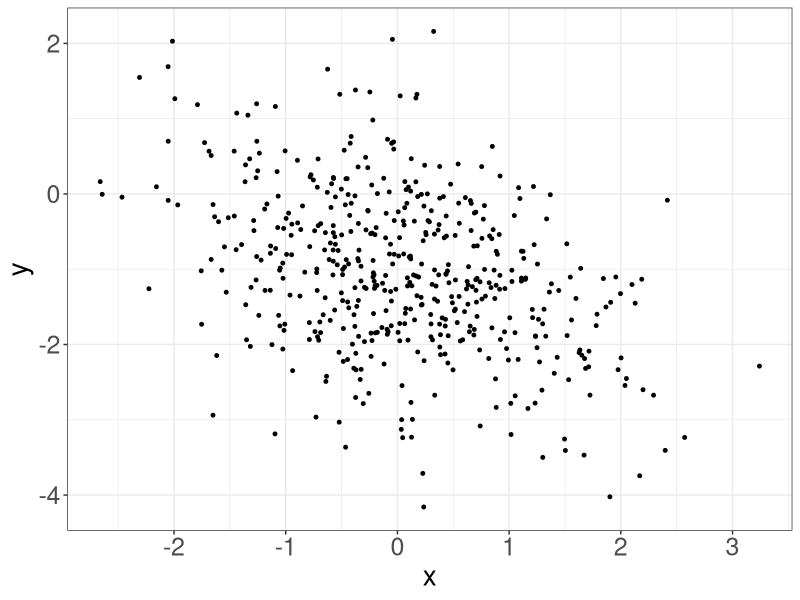
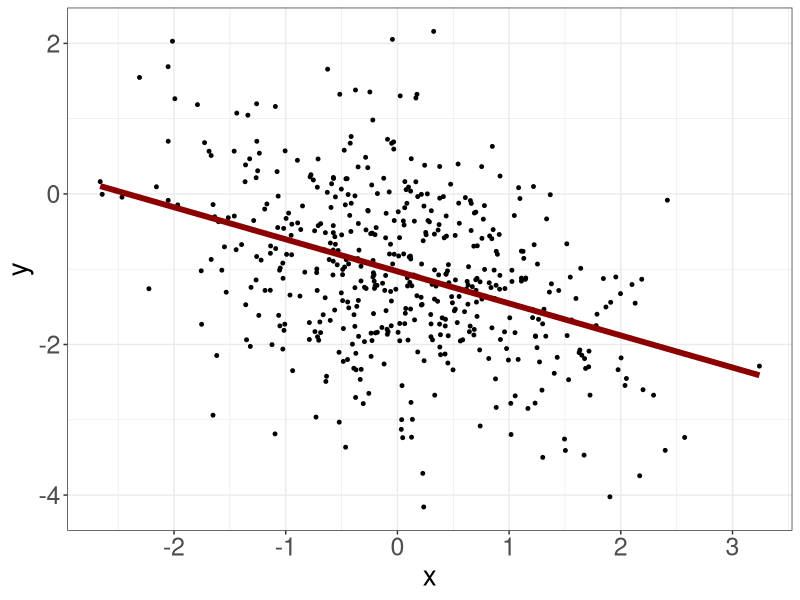
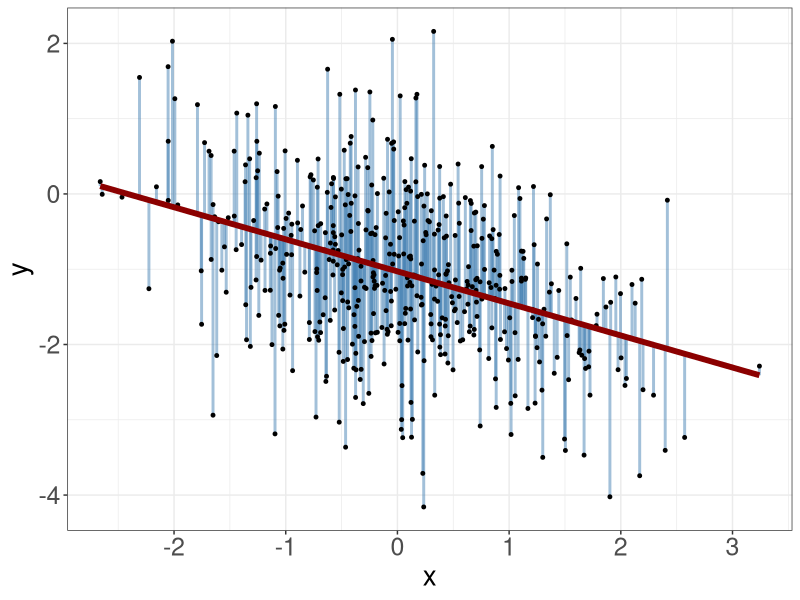
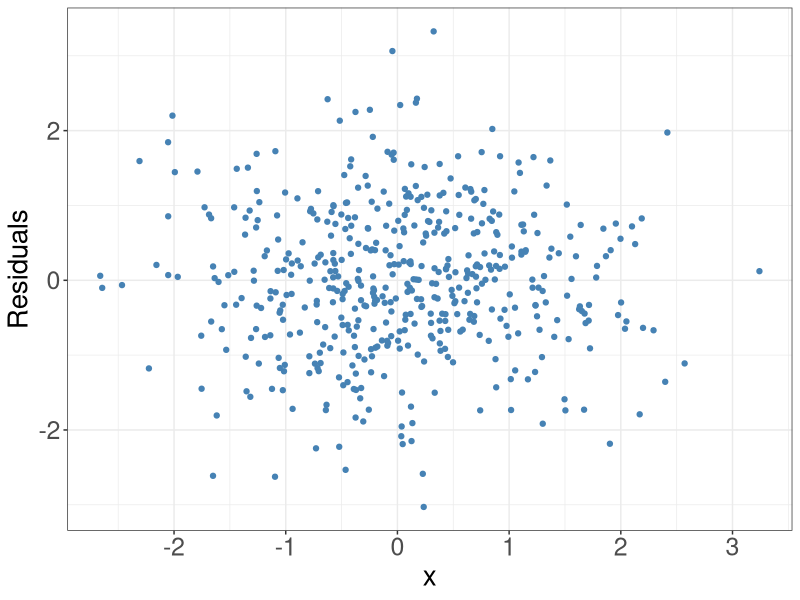
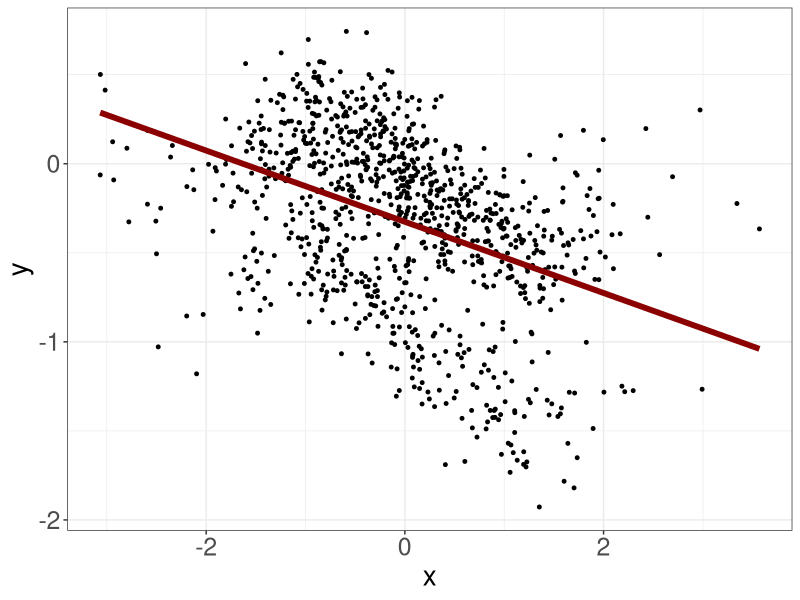
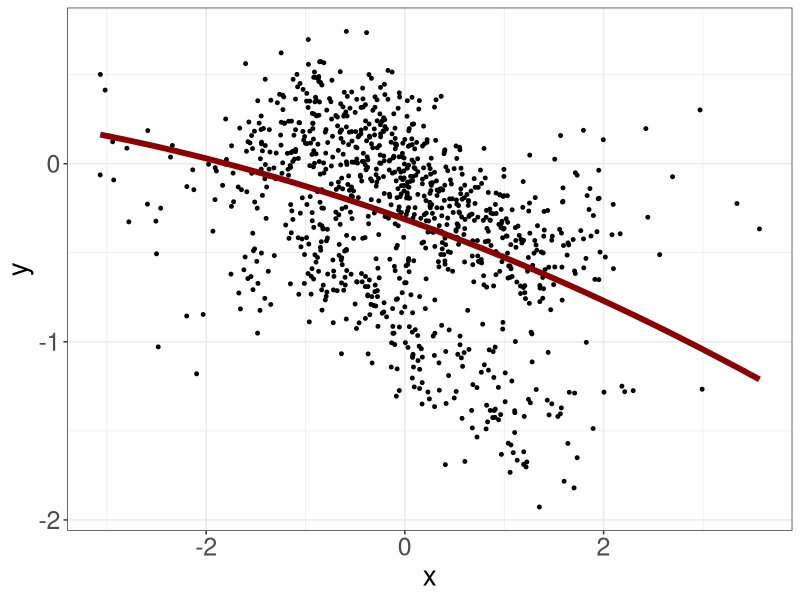
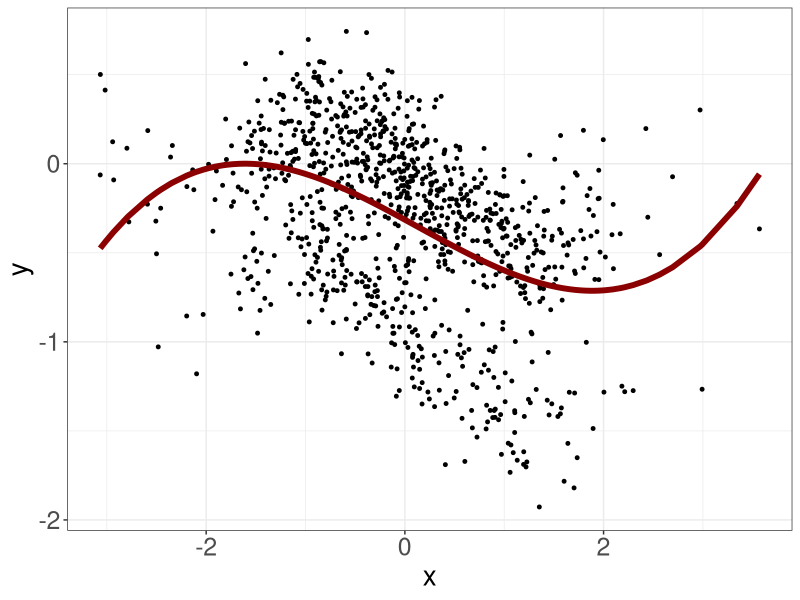
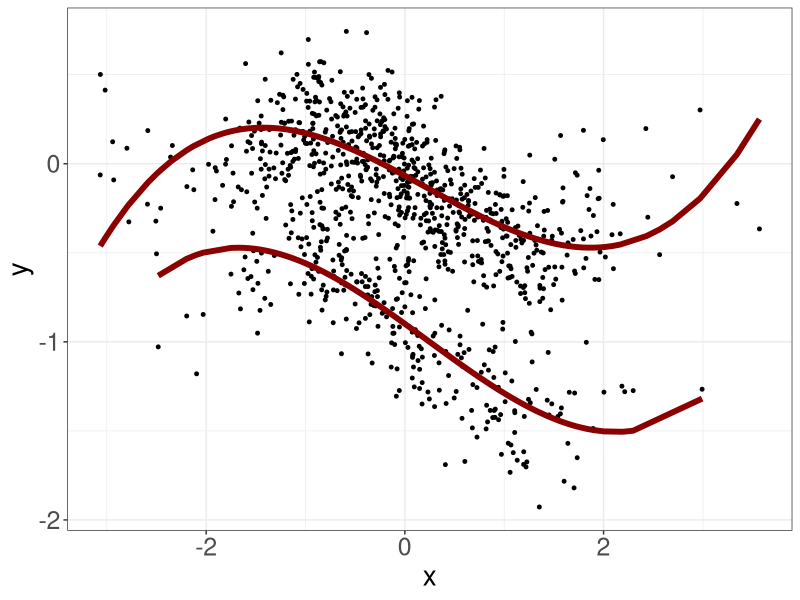

Write R code to recreate these figures, in order.
## ---- chunk 1
# Run for Interactive Slide Editing: 
# xaringan::inf_mr()
knitr::opts_chunk$set(echo = T,message=F,error=F,warning = F,cache=T)
require(tidyverse)
require(ggthemes)
## ---- chunk 2
# fake data
set.seed(123)
N = 500
P = 1
x <- rnorm(N)
X <- splines::bs(x,degree=P)
B <- runif(P,-5,5) 
y <- X%*%B + rnorm(N,mean = 0,1)
D = tibble(x,y = as.numeric(y))
D$pred = predict(lm(y~x,data=D))
D$resid = resid(lm(y~x,data=D))

ggplot(D,aes(x,y)) +
  # geom_segment(aes(xend=x,x=x,yend=y,y=pred),
  # color="steelblue",size=1,alpha=.5) +
  geom_point(size=1) +
  # geom_smooth(method="lm",se=F,color="darkred",size=2,alpha=.6) +
  theme_bw() +
  theme(legend.position = "none",
        axis.title = element_text(size=20),
        axis.text = element_text(size=18))
## ---- chunk 3
ggplot(D,aes(x,y)) +
  # geom_segment(aes(xend=x,x=x,yend=y,y=pred),
  # color="steelblue",size=1,alpha=.5) +
  geom_point(size=1) +
  geom_smooth(method="lm",se=F,color="darkred",size=2,alpha=.6) +
  theme_bw() +
  theme(legend.position = "none",
        axis.title = element_text(size=20),
        axis.text = element_text(size=18))
## ---- chunk 4
ggplot(D,aes(x,y)) +
  geom_segment(aes(xend=x,x=x,yend=y,y=pred),
  color="steelblue",size=1,alpha=.5) +
  geom_point(size=1) +
  geom_smooth(method="lm",se=F,color="darkred",size=2,alpha=.6) +
  theme_bw() +
  theme(legend.position = "none",
        axis.title = element_text(size=20),
        axis.text = element_text(size=18))
## ---- chunk 5
ggplot(D,aes(x,resid)) +
  geom_point(size=1.5,color="steelblue") +
  theme_bw() +
  labs(y = "Residuals") +
  theme(legend.position = "none",
        axis.title = element_text(size=20),
        axis.text = element_text(size=18))
## ---- chunk 6
# fake data
set.seed(1547)
N = 1000
P = 5
x <- rnorm(N)
z <- rbinom(N,1,.3) 
X <- splines::bs(x,degree=P)
B <- runif(P,-5,5) 
y <- X%*%B + -z + .8*z*X[,1] + rnorm(N,mean = 0,.2) 
D = tibble(x,z,y = as.numeric(y))
D$pred = predict(lm(y~x,data=D))
D$resid = resid(lm(y~x,data=D))

ggplot(D,aes(x,y)) +
  geom_point(size=1) +
  geom_smooth(method="lm",se=F,color="darkred",size=2,alpha=.6) +
  theme_bw() +
  theme(legend.position = "none",
        axis.title = element_text(size=20),
        axis.text = element_text(size=18))
## ---- chunk 7
D$pred = predict(lm(y~x+I(x^2),data=D))
ggplot(D,aes(x,y)) +
  geom_point(size=1) +
  geom_line(aes(x,pred),color="darkred",size=2) +
  theme_bw() +
  theme(legend.position = "none",
        axis.title = element_text(size=20),
        axis.text = element_text(size=18))
## ---- chunk 8
D$pred = predict(lm(y~x+I(x^2) + I(x^3),data=D))
ggplot(D,aes(x,y)) +
  geom_point(size=1) +
  geom_line(aes(x,pred),color="darkred",size=2) +
  theme_bw() +
  theme(legend.position = "none",
        axis.title = element_text(size=20),
        axis.text = element_text(size=18))
## ---- chunk 9
D$pred = predict(lm(y~x+I(x^2) + I(x^3) + z + x*z,data=D))
ggplot(D,aes(x,y)) +
  geom_point(size=1) +
  geom_line(aes(x,pred,group=factor(z)),color="darkred",size=2) +
  theme_bw() +
  theme(legend.position = "none",
        axis.title = element_text(size=20),
        axis.text = element_text(size=18))
## ---- chunk 10
D$pred = predict(lm(y~x+ z + x*z +  I(x^2)*z + I(x^3)*z + I(x^4)*z + I(x^5)*z + I(x^6)*z + I(x^7)*z,data=D))
ggplot(D,aes(x,y)) +
  geom_point(size=1) +
  geom_line(aes(x,pred,group=factor(z)),color="darkred",size=2) +
  theme_bw() +
  theme(legend.position = "none",
        axis.title = element_text(size=20),
        axis.text = element_text(size=18))
## ---- chunk 11
# fake data
set.seed(1547)
N = 1000
P = 3
x <- rnorm(N)
X <- splines::bs(x,degree=P)
B <- runif(P,-5,5) 
y <- X%*%B + rnorm(N,mean = 0,.5) 
D = tibble(x,y = as.numeric(y))

fit <- caret::knnreg(D[,c("x")], D$y, k = 1)
D$pred = predict(fit,newdata=D[,c("x")])
ggplot(D,aes(x,y)) +
  geom_point(size=1,alpha=.6,color="steelblue") +
  # geom_line(aes(x,pred),color="darkred",size=1) +
  theme_bw() +
  labs(title = " ") +
  theme(legend.position = "none",
        plot.title = element_text(size=25,hjust=.5),
        axis.title = element_text(size=18),
        axis.text = element_text(size=18))
## ---- chunk 12
fit <- caret::knnreg(D[,c("x")], D$y, k = 1)
D$pred = predict(fit,newdata=D[,c("x")])
ggplot(D,aes(x,y)) +
  geom_point(size=1,alpha=.6,color="steelblue") +
  geom_line(aes(x,pred),color="darkred",size=1) +
  theme_bw() +
  labs(title = "K = 1") +
  theme(legend.position = "none",
        plot.title = element_text(size=25,hjust=.5),
        axis.title = element_text(size=18),
        axis.text = element_text(size=18))
## ---- chunk 13
fit <- caret::knnreg(D[,c("x")], D$y, k = 3)
D$pred = predict(fit,newdata=D[,c("x")])
ggplot(D,aes(x,y)) +
  geom_point(size=1,alpha=.6,color="steelblue") +
  geom_line(aes(x,pred),color="darkred",size=1) +
  theme_bw() +
  labs(title = "K = 3") +
  theme(legend.position = "none",
        plot.title = element_text(size=25,hjust=.5),
        axis.title = element_text(size=18),
        axis.text = element_text(size=18))
## ---- chunk 14
fit <- caret::knnreg(D[,c("x")], D$y, k = 10)
D$pred = predict(fit,newdata=D[,c("x")])
ggplot(D,aes(x,y)) +
  geom_point(size=1,alpha=.6,color="steelblue") +
  geom_line(aes(x,pred),color="darkred",size=1) +
  theme_bw() +
  labs(title = "K = 10") +
  theme(legend.position = "none",
        plot.title = element_text(size=25,hjust=.5),
        axis.title = element_text(size=18),
        axis.text = element_text(size=18))
## ---- chunk 15
fit <- caret::knnreg(D[,c("x")], D$y, k = 50)
D$pred = predict(fit,newdata=D[,c("x")])
ggplot(D,aes(x,y)) +
  geom_point(size=1,alpha=.6,color="steelblue") +
  geom_line(aes(x,pred),color="darkred",size=1) +
  theme_bw() +
  labs(title = "K = 50") +
  theme(legend.position = "none",
        plot.title = element_text(size=25,hjust=.5),
        axis.title = element_text(size=18),
        axis.text = element_text(size=18))
## ---- chunk 16
bus1 <- tibble(age=c(55,34,21,14,57,43,26))
bus2 <- tibble(age=c(23,24,37,51,8,30,48))
## ---- chunk 17
mean(bus1$age)-mean(bus2$age)
## ---- chunk 18
t.test(bus1$age,bus2$age)
## ---- chunk 19
bus1 <- tibble(age=c(55,34,21,14,57,43,26))
bus2 <- tibble(age=c(23,24,37,51,8,30,48))
## ---- chunk 20
bus1 %>% 
  sample_n(4,replace = 5)
## ---- chunk 21
bus2 %>% 
  sample_n(4,replace = 5)
## ---- chunk 22
boot_samples = rep(0,100)
for(i in 1:100){
  boot_samp1 = bus1 %>% sample_n(4,replace = 5)
  boot_samp2 = bus2 %>% sample_n(4,replace = 5)
  mu1 <- mean(boot_samp1$age)
  mu2 <- mean(boot_samp2$age)
  boot_samples[i] <- mu1 - mu2
}
tibble(means = boot_samples) %>% 
ggplot(aes(x=means)) + 
  geom_density(fill="steelblue",color="white",alpha=.5) + 
  geom_vline(xintercept = 4.14,color="red",size=1) # actual mean#<< 
